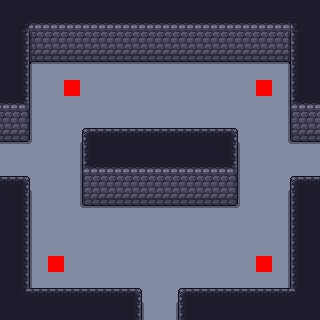

A 2D game scene composited from a Tiled map and its tileset images. What follows is a short description and the map's XML, with every tile layer's data as written:
An orthogonal 20x20 tile map with 16x16 px tiles, 5 tile layers (Floor, Walls, Overlay, Objects, ...), 1 hidden layer not drawn, 3 tilesets.

<map version="1.10" tiledversion="1.11.2" orientation="orthogonal" renderorder="right-down" width="20" height="20" tilewidth="16" tileheight="16" infinite="0" nextlayerid="8" nextobjectid="1">
 <editorsettings>
  <export target="../../Dungeon-Bullet-Hell/Assets/Maps/Rooms/3_Room_SEW_01.csv" format="csv" />
 </editorsettings>
 <tileset firstgid="1" source="../WallsFloor.tsx" />
 <tileset firstgid="300" source="../Collisions.tsx" />
 <tileset firstgid="301" source="../Objects.tsx" />
 <layer id="1" name="Floor" width="20" height="20">
  <data encoding="csv">
80,80,80,80,80,80,80,80,80,80,80,80,80,80,80,80,80,80,80,80,
80,80,80,80,80,80,80,80,80,80,80,80,80,80,80,80,80,80,80,80,
80,80,80,80,80,80,80,80,80,80,80,80,80,80,80,80,80,80,80,80,
80,80,80,80,80,80,80,80,80,80,80,80,80,80,80,80,80,80,80,80,
80,80,80,80,80,80,80,80,80,80,80,80,80,80,80,80,80,80,80,80,
80,80,80,80,80,80,80,80,80,80,80,80,80,80,80,80,80,80,80,80,
80,80,80,80,80,80,80,80,80,80,80,80,80,80,80,80,80,80,80,80,
80,80,80,80,80,80,80,80,80,80,80,80,80,80,80,80,80,80,80,80,
80,80,80,80,80,80,80,80,80,80,80,80,80,80,80,80,80,80,80,80,
80,80,80,80,80,80,80,80,80,80,80,80,80,80,80,80,80,80,80,80,
80,80,80,80,80,80,80,80,80,80,80,80,80,80,80,80,80,80,80,80,
80,80,80,80,80,80,80,80,80,80,80,80,80,80,80,80,80,80,80,80,
80,80,80,80,80,80,80,80,80,80,80,80,80,80,80,80,80,80,80,80,
80,80,80,80,80,80,80,80,80,80,80,80,80,80,80,80,80,80,80,80,
80,80,80,80,80,80,80,80,80,80,80,80,80,80,80,80,80,80,80,80,
80,80,80,80,80,80,80,80,80,80,80,80,80,80,80,80,80,80,80,80,
80,80,80,80,80,80,80,80,80,80,80,80,80,80,80,80,80,80,80,80,
80,80,80,80,80,80,80,80,80,80,80,80,80,80,80,80,80,80,80,80,
80,80,80,80,80,80,80,80,80,80,80,80,80,80,80,80,80,80,80,80,
80,80,80,80,80,80,80,80,80,80,80,80,80,80,80,80,80,80,80,80
</data>
 </layer>
 <layer id="2" name="Walls" width="20" height="20">
  <data encoding="csv">
15,15,15,15,15,15,15,15,15,15,15,15,15,15,15,15,15,15,15,15,
15,4,28,28,28,28,28,28,28,28,28,28,28,28,28,28,28,28,6,15,
15,17,41,41,41,41,41,41,41,41,41,41,41,41,41,41,41,41,19,15,
15,30,54,54,54,54,54,54,54,54,54,54,54,54,54,54,54,54,32,15,
15,16,0,0,0,0,0,0,0,0,0,0,0,0,0,0,0,0,14,15,
15,16,0,0,0,0,0,0,0,0,0,0,0,0,0,0,0,0,14,15,
28,29,0,0,0,0,0,0,0,0,0,0,0,0,0,0,0,0,27,28,
41,42,0,0,0,0,0,0,0,0,0,0,0,0,0,0,0,0,40,41,
54,55,0,0,0,1,2,2,2,2,2,2,2,2,3,0,0,0,53,54,
0,0,0,0,0,14,15,15,15,15,15,15,15,15,16,0,0,0,0,0,
0,0,0,0,0,27,28,28,28,28,28,28,28,28,29,0,0,0,0,0,
2,3,0,0,0,40,41,41,41,41,41,41,41,41,42,0,0,0,1,2,
15,16,0,0,0,53,54,54,54,54,54,54,54,54,55,0,0,0,14,15,
15,16,0,0,0,0,0,0,0,0,0,0,0,0,0,0,0,0,14,15,
15,16,0,0,0,0,0,0,0,0,0,0,0,0,0,0,0,0,14,15,
15,16,0,0,0,0,0,0,0,0,0,0,0,0,0,0,0,0,14,15,
15,16,0,0,0,0,0,0,0,0,0,0,0,0,0,0,0,0,14,15,
15,16,0,0,0,0,0,0,0,0,0,0,0,0,0,0,0,0,14,15,
15,43,2,2,2,2,2,2,3,0,0,1,2,2,2,2,2,2,45,15,
15,15,15,15,15,15,15,15,16,0,0,14,15,15,15,15,15,15,15,15
</data>
 </layer>
 <layer id="3" name="Overlay" width="20" height="20">
  <data encoding="csv">
0,0,0,0,0,0,0,0,0,0,0,0,0,0,0,0,0,0,0,0,
0,0,0,0,0,0,0,0,0,0,0,0,0,0,0,0,0,0,0,0,
0,0,0,0,0,0,0,0,0,0,0,0,0,0,0,0,0,0,0,0,
0,0,0,0,0,0,0,0,0,0,0,0,0,0,0,0,0,0,0,0,
0,0,0,0,0,0,0,0,0,0,0,0,0,0,0,0,0,0,0,0,
0,0,0,0,0,0,0,0,0,0,0,0,0,0,0,0,0,0,0,0,
0,0,0,0,0,0,0,0,0,0,0,0,0,0,0,0,0,0,0,0,
0,0,0,0,0,0,0,0,0,0,0,0,0,0,0,0,0,0,0,0,
0,0,0,0,0,0,0,0,0,0,0,0,0,0,0,0,0,0,0,0,
0,0,0,0,0,0,0,0,0,0,0,0,0,0,0,0,0,0,0,0,
0,0,0,0,0,0,0,0,0,0,0,0,0,0,0,0,0,0,0,0,
0,0,0,0,0,0,0,0,0,0,0,0,0,0,0,0,0,0,0,0,
0,0,0,0,0,0,0,0,0,0,0,0,0,0,0,0,0,0,0,0,
0,0,0,0,0,0,0,0,0,0,0,0,0,0,0,0,0,0,0,0,
0,0,0,0,0,0,0,0,0,0,0,0,0,0,0,0,0,0,0,0,
0,0,0,0,0,0,0,0,0,0,0,0,0,0,0,0,0,0,0,0,
0,0,0,0,0,0,0,0,0,0,0,0,0,0,0,0,0,0,0,0,
0,0,0,0,0,0,0,0,0,0,0,0,0,0,0,0,0,0,0,0,
0,0,0,0,0,0,0,0,0,0,0,0,0,0,0,0,0,0,0,0,
0,0,0,0,0,0,0,0,0,0,0,0,0,0,0,0,0,0,0,0
</data>
 </layer>
 <layer id="4" name="Objects" width="20" height="20">
  <data encoding="csv">
0,0,0,0,0,0,0,0,0,0,0,0,0,0,0,0,0,0,0,0,
0,0,0,0,0,0,0,0,0,0,0,0,0,0,0,0,0,0,0,0,
0,0,0,0,0,0,0,0,0,0,0,0,0,0,0,0,0,0,0,0,
0,0,0,0,0,0,0,0,0,0,0,0,0,0,0,0,0,0,0,0,
0,0,0,0,0,0,0,0,0,0,0,0,0,0,0,0,0,0,0,0,
0,0,0,0,301,0,0,0,0,0,0,0,0,0,0,0,301,0,0,0,
0,0,0,0,0,0,0,0,0,0,0,0,0,0,0,0,0,0,0,0,
0,0,0,0,0,0,0,0,0,0,0,0,0,0,0,0,0,0,0,0,
0,0,0,0,0,0,0,0,0,0,0,0,0,0,0,0,0,0,0,0,
0,0,0,0,0,0,0,0,0,0,0,0,0,0,0,0,0,0,0,0,
0,0,0,0,0,0,0,0,0,0,0,0,0,0,0,0,0,0,0,0,
0,0,0,0,0,0,0,0,0,0,0,0,0,0,0,0,0,0,0,0,
0,0,0,0,0,0,0,0,0,0,0,0,0,0,0,0,0,0,0,0,
0,0,0,0,0,0,0,0,0,0,0,0,0,0,0,0,0,0,0,0,
0,0,0,0,0,0,0,0,0,0,0,0,0,0,0,0,0,0,0,0,
0,0,0,0,0,0,0,0,0,0,0,0,0,0,0,0,0,0,0,0,
0,0,0,301,0,0,0,0,0,0,0,0,0,0,0,0,301,0,0,0,
0,0,0,0,0,0,0,0,0,0,0,0,0,0,0,0,0,0,0,0,
0,0,0,0,0,0,0,0,0,0,0,0,0,0,0,0,0,0,0,0,
0,0,0,0,0,0,0,0,0,0,0,0,0,0,0,0,0,0,0,0
</data>
 </layer>
 <layer id="7" name="Deco" width="20" height="20">
  <data encoding="csv">
0,0,0,0,0,0,0,0,0,0,0,0,0,0,0,0,0,0,0,0,
0,0,0,0,0,0,0,0,0,0,0,0,0,0,0,0,0,0,0,0,
0,0,0,0,0,0,0,0,0,0,0,0,0,0,0,0,0,0,0,0,
0,0,0,0,0,0,0,0,0,0,0,0,0,0,0,0,0,0,0,0,
0,0,0,0,0,0,0,0,0,0,0,0,0,0,0,0,0,0,0,0,
0,0,0,0,0,0,0,0,0,0,0,0,0,0,0,0,0,0,0,0,
0,0,0,0,0,0,0,0,0,0,0,0,0,0,0,0,0,0,0,0,
0,0,0,0,0,0,0,0,0,0,0,0,0,0,0,0,0,0,0,0,
0,0,0,0,0,0,0,0,0,0,0,0,0,0,0,0,0,0,0,0,
0,0,0,0,0,0,0,0,0,0,0,0,0,0,0,0,0,0,0,0,
0,0,0,0,0,0,0,0,0,0,0,0,0,0,0,0,0,0,0,0,
0,0,0,0,0,0,0,0,0,0,0,0,0,0,0,0,0,0,0,0,
0,0,0,0,0,0,0,0,0,0,0,0,0,0,0,0,0,0,0,0,
0,0,0,0,0,0,0,0,0,0,0,0,0,0,0,0,0,0,0,0,
0,0,0,0,0,0,0,0,0,0,0,0,0,0,0,0,0,0,0,0,
0,0,0,0,0,0,0,0,0,0,0,0,0,0,0,0,0,0,0,0,
0,0,0,0,0,0,0,0,0,0,0,0,0,0,0,0,0,0,0,0,
0,0,0,0,0,0,0,0,0,0,0,0,0,0,0,0,0,0,0,0,
0,0,0,0,0,0,0,0,0,0,0,0,0,0,0,0,0,0,0,0,
0,0,0,0,0,0,0,0,0,0,0,0,0,0,0,0,0,0,0,0
</data>
 </layer>
 <layer id="5" name="Colls" width="20" height="20" visible="0">
  <data encoding="csv">
0,0,0,0,0,0,0,0,0,0,0,0,0,0,0,0,0,0,0,0,
0,0,0,0,0,0,0,0,0,0,0,0,0,0,0,0,0,0,0,0,
0,0,0,0,0,0,0,0,0,0,0,0,0,0,0,0,0,0,0,0,
0,300,300,300,300,300,300,300,300,300,300,300,300,300,300,300,300,300,300,0,
0,300,0,0,0,0,0,0,0,0,0,0,0,0,0,0,0,0,300,0,
0,300,0,0,0,0,0,0,0,0,0,0,0,0,0,0,0,0,300,0,
0,300,0,0,0,0,0,0,0,0,0,0,0,0,0,0,0,0,300,0,
0,300,0,0,0,0,0,0,0,0,0,0,0,0,0,0,0,0,300,0,
300,300,0,0,0,0,0,0,0,0,0,0,0,0,0,0,0,0,300,300,
0,0,0,0,0,0,0,0,0,0,0,0,0,0,0,0,0,0,0,0,
0,0,0,0,0,0,0,0,0,0,0,0,0,0,0,0,0,0,0,0,
300,300,0,0,0,0,0,0,0,0,0,0,0,0,0,0,0,0,300,300,
0,300,0,0,0,0,0,0,0,0,0,0,0,0,0,0,0,0,300,0,
0,300,0,0,0,0,0,0,0,0,0,0,0,0,0,0,0,0,300,0,
0,300,0,0,0,0,0,0,0,0,0,0,0,0,0,0,0,0,300,0,
0,300,0,0,0,0,0,0,0,0,0,0,0,0,0,0,0,0,300,0,
0,300,0,0,0,0,0,0,0,0,0,0,0,0,0,0,0,0,300,0,
0,300,0,0,0,0,0,0,0,0,0,0,0,0,0,0,0,0,300,0,
0,300,300,300,300,300,300,300,300,0,0,300,300,300,300,300,300,300,300,0,
0,0,0,0,0,0,0,0,300,0,0,300,0,0,0,0,0,0,0,0
</data>
 </layer>
</map>
